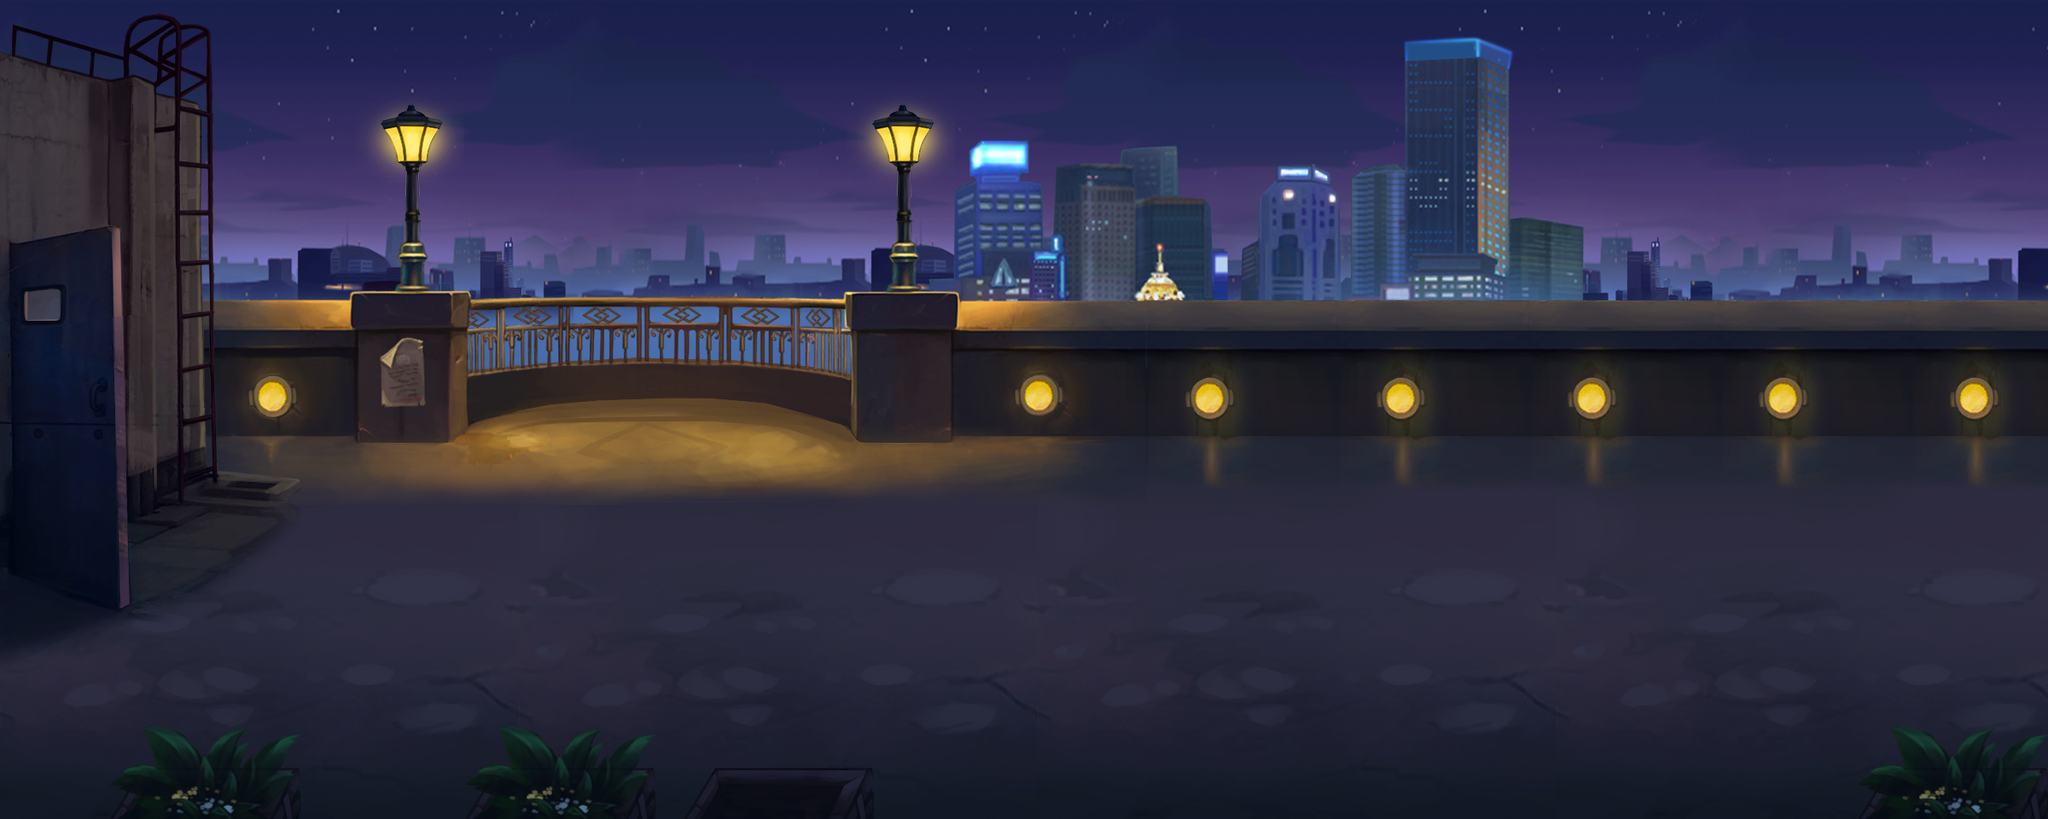

Tiled map render using the project's own tile images. Description and the map definition, with tile-layer contents summarised, below:
An orthogonal 75x60 tile map with 32x16 px tiles, 10 tile layers (far, far1, far2, ground, ...), 4 tilesets and 13 objects (born1, guai1-1, guai1-2, guai2-1, guai2-2, ...).

<map version="1.0" orientation="orthogonal" width="75" height="60" tilewidth="32" tileheight="16">
 <tileset firstgid="1" name="yechengyuan" tilewidth="32" tileheight="16">
  <image source="yechengyuan.png" width="1088" height="959" />
 </tileset>
 <tileset firstgid="2007" name="yecheng" tilewidth="32" tileheight="16">
  <image source="yecheng.png" width="1120" height="959" />
 </tileset>
 <tileset firstgid="4072" name="meta1" tilewidth="32" tileheight="16">
  <image source="meta1.png" width="320" height="16" />
  <tile id="0">
   <properties>
    <property name="block" value="" />
   </properties>
  </tile>
 </tileset>
 <tileset firstgid="4082" name="qiaodun" tilewidth="32" tileheight="16">
  <image source="qiaodun.png" width="353" height="768" />
 </tileset>
 <layer name="far" width="75" height="60">
  <properties>
   <property name="XSpeed" value="0.5" />
   <property name="YSpeed" value="0.9" />
   <property name="ZOrder" value="-1" />
  </properties>
  <data>[4500 cells, 2025 non-empty, 567 distinct tile ids]</data>
 </layer>
 <layer name="far1" width="75" height="60">
  <properties>
   <property name="XSpeed" value="0.5" />
   <property name="YSpeed" value="0.9" />
   <property name="ZOrder" value="-1" />
  </properties>
  <data>[4500 cells, 286 non-empty, 286 distinct tile ids]</data>
 </layer>
 <layer name="far2" width="75" height="60">
  <properties>
   <property name="XSpeed" value="0.5" />
   <property name="YSpeed" value="0.9" />
   <property name="ZOrder" value="-1" />
  </properties>
  <data>[4500 cells, 154 non-empty, 154 distinct tile ids]</data>
 </layer>
 <layer name="ground" width="75" height="60">
  <properties>
   <property name="XSpeed" value="1" />
   <property name="YSpeed" value="1" />
   <property name="ZOrder" value="0" />
  </properties>
  <data>[4500 cells, 1950 non-empty, 494 distinct tile ids]</data>
 </layer>
 <layer name="ground1" width="75" height="60">
  <properties>
   <property name="XSpeed" value="1" />
   <property name="YSpeed" value="1" />
   <property name="ZOrder" value="0" />
  </properties>
  <data>[4500 cells, 1120 non-empty, 658 distinct tile ids]</data>
 </layer>
 <layer name="ground2" width="75" height="60">
  <properties>
   <property name="XSpeed" value="1" />
   <property name="YSpeed" value="1" />
   <property name="ZOrder" value="0" />
  </properties>
  <data>[4500 cells, 528 non-empty, 528 distinct tile ids]</data>
 </layer>
 <layer name="ground3" width="75" height="60">
  <properties>
   <property name="XSpeed" value="1" />
   <property name="YSpeed" value="1" />
   <property name="ZOrder" value="0" />
  </properties>
  <data>[4500 cells, 128 non-empty, 64 distinct tile ids]</data>
 </layer>
 <layer name="near" width="75" height="60" opacity="0.84">
  <properties>
   <property name="XSpeed" value="1" />
   <property name="YSpeed" value="1" />
   <property name="ZOrder" value="1" />
  </properties>
  <data>[4500 cells, 112 non-empty, 28 distinct tile ids]</data>
 </layer>
 <layer name="near1" width="75" height="60" opacity="0.84">
  <properties>
   <property name="XSpeed" value="1" />
   <property name="YSpeed" value="1" />
   <property name="ZOrder" value="1" />
  </properties>
  <data>[4500 cells, 147 non-empty, 49 distinct tile ids]</data>
 </layer>
 <layer name="block" width="75" height="60" opacity="0">
  <data>[4500 cells, 2646 non-empty, 1 distinct tile ids]</data>
 </layer>
 <objectgroup name="born" width="0" height="0">
  <object name="born1" x="454" y="618" width="42" height="38" />
  <object name="guai1-1" x="406" y="836" width="38" height="44" />
  <object name="guai1-2" x="592" y="730" width="38" height="42" />
  <object name="guai2-1" x="1056" y="566" width="38" height="38" />
  <object name="guai2-2" x="1146" y="660" width="38" height="38" />
  <object name="guai2-3" x="1110" y="764" width="38" height="38" />
  <object name="guai3-2" x="1610" y="730" width="38" height="38" />
  <object name="guai4-1" x="2084" y="594" width="38" height="38" />
  <object name="guai3-1" x="1588" y="634" width="38" height="38" />
  <object name="guai3-3" x="1566" y="830" width="38" height="38" />
  <object name="guai4-2" x="2032" y="696" width="38" height="38" />
  <object name="guai4-3" x="2036" y="832" width="38" height="38" />
  <object name="boss" x="2138" y="718" width="38" height="38" />
 </objectgroup>
</map>